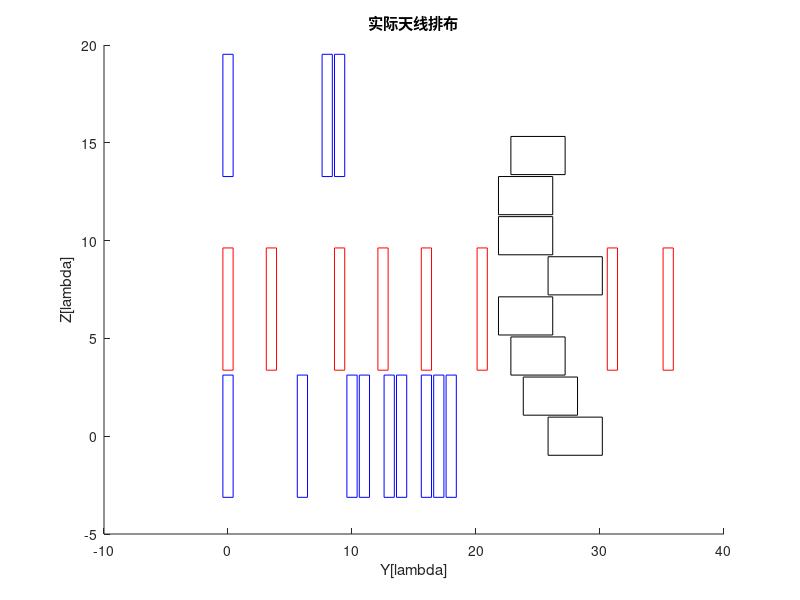

Write the MATLAB code that produced this figure.
clear;close all;clc;
y_rx3 =[5	3	2	1	5	1	1	2]+23;
z_rx3=0:2.05:14.35;

% 发射天线

y_tx=[0	6 10 11	13	14	16 17 18 0 8 9];
z_tx=[0, 0, 0, 0, 0, 0, 0, 0, 0, 8,8,8]*2.05;

% 2d接收天线
y_rx2=[0	3.5	9	12.5	16	20.5	31	35.5];
z_rx2=6.5*ones(1,8);

%3d测角虚拟孔径
y_vrx=kron(y_tx, ones(1, length(y_rx3))) + kron(ones(1, length(y_tx)), y_rx3);
z_vrx=kron(z_tx, ones(1, length(z_rx3))) + kron(ones(1, length(z_tx)), z_rx3);

%%
%天线位置图
figure
for i =1:12
rectangle("Position",[y_tx(i)-0.4125,z_tx(i)-3.125,0.825,6.25],"EdgeColor",'b')
end
hold on
for i =1:8
rectangle("Position",[y_rx2(i)-0.4125,z_rx2(i)-3.125,0.825,6.25],"EdgeColor",'r')
end
hold on
for i =1:8
rectangle("Position",[y_rx3(i)-2.1875,z_rx3(i)-0.975,4.375,1.95],"EdgeColor",'k')
end
xlabel('Y[lambda]');
ylabel('Z[lambda]');
title('实际天线排布');
% set(gca,'YDir','reverse');
% set(gca,'XDir','reverse');
% axis square;